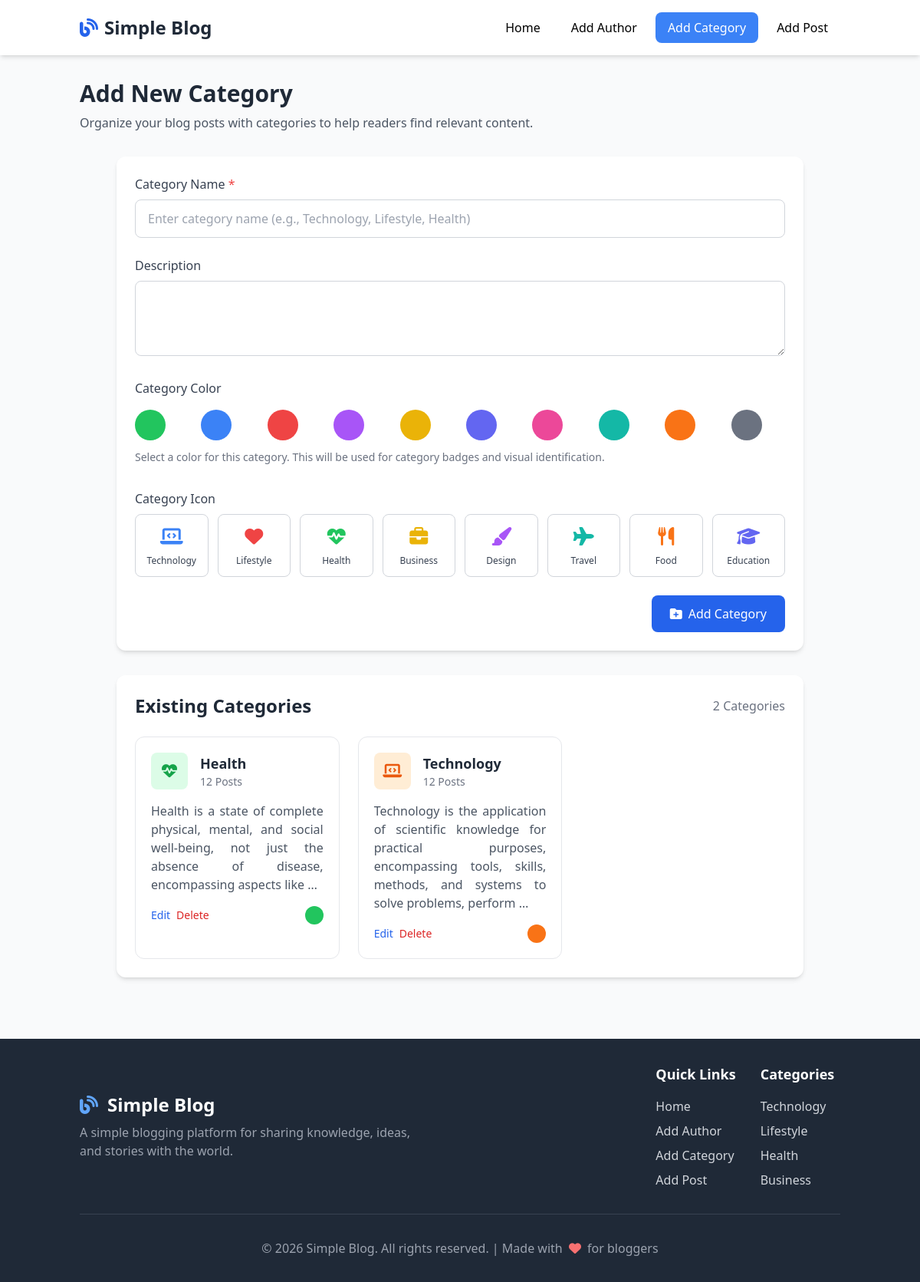
Screenshot of /add_category/ with the database file from the repository.
### blog/models.py (models this page shows, shortened)
class Category(models.Model):
    category_name = models.CharField(max_length=100)
    description = models.TextField(blank=True)
    color = models.CharField(default="blue", max_length=50)
    icon = models.CharField(default="fa-icons", max_length=50)

### blog/views.py (the view)
# urls.py: path("add_category/",views.add_category,name="add_category"),
def add_category(request):
    categories = Category.objects.all()
    total = categories.count()
    context = {
        "categories":categories,
        "total":total
    }
    if(request.method == 'POST'):
        form = categoryForm(request.POST)
        if form.is_valid():
            form.save()
            return redirect('add_category')
    else:
        form = categoryForm()
    return render(request,"add-category.html",context=context)

### templates/add-category.html (shortened to what this page needs)
{% extends "base.html" %}
{% block content %}
    <div class="container mx-auto px-4 py-8">
        <div class="mb-8">
            <h1 class="text-3xl font-bold text-gray-800 mb-2">{% if cat %}Edit Categories {% else %}Add New Category {% endif %} </h1>
            <p class="text-gray-600">Organize your blog posts with categories to help readers find relevant content.</p>
        </div>
        <div class="max-w-4xl mx-auto">
            <div class="bg-white rounded-xl shadow-md p-6 mb-8">
                <form method="POST" action="{% if cat %}{% url 'edit_category' cat.id %}{% else %}{% url 'add_category' %}{% endif %}">
                    <div class="mb-6">
                        <label for="category-name" class="block text-gray-700 font-medium mb-2">
                            Category Name <span class="text-red-500">*</span>
                        </label>
                        <input type="text" id="category-name"
                               class="w-full px-4 py-3 border border-gray-300 rounded-lg focus:ring-2 focus:ring-blue-500 focus:border-blue-500 outline-none transition"
                               placeholder="Enter category name (e.g., Technology, Lifestyle, Health)"
                               name="category_name"
                               value="{{ cat.category_name|default:'' }}"
                               required>
                    </div>
                    <div class="mb-6">
                        <label for="category-description" class="block text-gray-700 font-medium mb-2">Description</label>
                        <textarea id="category-description" rows="3"
                                  class="w-full px-4 py-3 border border-gray-300 rounded-lg focus:ring-2 focus:ring-blue-500 focus:border-blue-500 outline-none transition"
                                  placeholder="Describe this category..." name="description">{{ cat.description|default:'' }} </textarea>
                    </div>
                    <div class="mb-8">
                        <label class="block text-gray-700 font-medium mb-4">Category Color</label>
                        <div class="grid grid-cols-5 md:grid-cols-10 gap-4" id="color-container">
                            <div class="color-option bg-green-500 {% if cat.color == 'green' %} ring-4 ring-offset-2 ring-green-400  {% endif %}" onclick="selectColor(this,'green')"></div>
                            <div class="color-option bg-blue-500 {% if cat.color == 'blue' %} ring-4 ring-offset-2 ring-blue-400 {% endif %}" onclick="selectColor(this,'blue')"></div>
                            <div class="color-option bg-red-500 {% if cat.color == 'red' %} ring-4 ring-offset-2 ring-red-40 {% endif %}" onclick="selectColor(this,'red')"></div>
                            <div class="color-option bg-purple-500 {% if cat.color == 'purple' %} ring-4 ring-offset-2 ring-purple-400 {% endif %}" onclick="selectColor(this,'purple')"></div>
                            <div class="color-option bg-yellow-500 {% if cat.color == 'yellow' %} ring-4 ring-offset-2 ring-yellow-400 {% endif %}" onclick="selectColor(this,'yellow')"></div>
                            <div class="color-option bg-indigo-500 {% if cat.color == 'indigo' %}ring-4 ring-offset-2 ring-indigo-400  {% endif %}" onclick="selectColor(this,'indigo')"></div>
                            <div class="color-option bg-pink-500 {% if cat.color == 'pink' %} ring-4 ring-offset-2 ring-pink-400 {% endif %}" onclick="selectColor(this,'pink')"></div>
                            <div class="color-option bg-teal-500 {% if cat.color == 'teal' %} ring-4 ring-offset-2 ring-teal-400 {% endif %}" onclick="selectColor(this,'teal')"></div>
                            <div class="color-option bg-orange-500 {% if cat.color == 'orange' %} ring-4 ring-offset-2 ring-orange-400 {% endif %}" onclick="selectColor(this,'orange')"></div>
                            <div class="color-option bg-gray-500 {% if cat.color == 'gray' %} ring-4 ring-offset-2 ring-gray-400 {% endif %}" onclick="selectColor(this,'gray')"></div>
                        </div>
                        <p class="text-gray-500 text-sm mt-3">Select a color for this category. This will be used for category badges and visual identification.</p>
                    </div>
                    <div class="mb-6">
    <label for="category-icon" class="block text-gray-700 font-medium mb-2">Category Icon</label>
    {% with current_icon=cat.icon|default:"" %}
    <div class="grid grid-cols-4 md:grid-cols-8 gap-3 mb-4" id="icon-container">
        <label class="icon-option flex flex-col items-center p-3 border rounded-lg cursor-pointer hover:bg-gray-50 transition
               {% if current_icon == 'fa-laptop-code' %}bg-blue-50 border-blue-500 ring-2 ring-blue-200{% else %}border-gray-300{% endif %}"
               onclick="selectIcon(this)">
            <i class="fas fa-laptop-code text-blue-500 text-2xl mb-2"></i>
            <span class="text-xs text-gray-700">Technology</span>
        </label>
        <label class="icon-option flex flex-col items-center p-3 border rounded-lg cursor-pointer hover:bg-gray-50 transition
               {% if current_icon == 'fa-heart' %}bg-blue-50 border-blue-500 ring-2 ring-blue-200{% else %}border-gray-300{% endif %}"
               onclick="selectIcon(this)">
            <i class="fas fa-heart text-red-500 text-2xl mb-2"></i>
            <span class="text-xs text-gray-700">Lifestyle</span>
        </label>
        <label class="icon-option flex flex-col items-center p-3 border rounded-lg cursor-pointer hover:bg-gray-50 transition
               {% if current_icon == 'fa-heartbeat' %}bg-blue-50 border-blue-500 ring-2 ring-blue-200{% else %}border-gray-300{% endif %}"
               onclick="selectIcon(this)">
            <i class="fas fa-heartbeat text-green-500 text-2xl mb-2"></i>
            <span class="text-xs text-gray-700">Health</span>
        </label>
        <label class="icon-option flex flex-col items-center p-3 border rounded-lg cursor-pointer hover:bg-gray-50 transition
               {% if current_icon == 'fa-briefcase' %}bg-blue-50 border-blue-500 ring-2 ring-blue-200{% else %}border-gray-300{% endif %}"
               onclick="selectIcon(this)">
            <i class="fas fa-briefcase text-yellow-500 text-2xl mb-2"></i>
            <span class="text-xs text-gray-700">Business</span>
        </label>
        <label class="icon-option flex flex-col items-center p-3 border rounded-lg cursor-pointer hover:bg-gray-50 transition
               {% if current_icon == 'fa-paint-brush' %}bg-blue-50 border-blue-500 ring-2 ring-blue-200{% else %}border-gray-300{% endif %}"
               onclick="selectIcon(this)">
            <i class="fas fa-paint-brush text-purple-500 text-2xl mb-2"></i>
            <span class="text-xs text-gray-700">Design</span>
        </label>
        <label class="icon-option flex flex-col items-center p-3 border rounded-lg cursor-pointer hover:bg-gray-50 transition
               {% if current_icon == 'fa-plane' %}bg-blue-50 border-blue-500 ring-2 ring-blue-200{% else %}border-gray-300{% endif %}"
               onclick="selectIcon(this)">
            <i class="fas fa-plane text-teal-500 text-2xl mb-2"></i>
            <span class="text-xs text-gray-700">Travel</span>
        </label>
        <label class="icon-option flex flex-col items-center p-3 border rounded-lg cursor-pointer hover:bg-gray-50 transition
               {% if current_icon == 'fa-utensils' %}bg-blue-50 border-blue-500 ring-2 ring-blue-200{% else %}border-gray-300{% endif %}"
               onclick="selectIcon(this)">
            <i class="fas fa-utensils text-orange-500 text-2xl mb-2"></i>
            <span class="text-xs text-gray-700">Food</span>
        </label>
        <label class="icon-option flex flex-col items-center p-3 border rounded-lg cursor-pointer hover:bg-gray-50 transition
               {% if current_icon == 'fa-graduation-cap' %}bg-blue-50 border-blue-500 ring-2 ring-blue-200{% else %}border-gray-300{% endif %}"
               onclick="selectIcon(this)">
            <i class="fas fa-graduation-cap text-indigo-500 text-2xl mb-2"></i>
            <span class="text-xs text-gray-700">Education</span>
        </label>
    </div>
    {% endwith %}
</div>
                    <div class="flex justify-end space-x-4">
                        <button type="submit" class="px-6 py-3 bg-blue-600 text-white font-medium rounded-lg hover:bg-blue-700 transition flex items-center">
                            <i class="fas fa-folder-plus mr-2"></i> {% if cat %}Edit {% else %} Add{% endif %} Category
                        </button>
                    </div>
                </form>
            </div>
            <div class="bg-white rounded-xl shadow-md p-6">
                <div class="flex justify-between items-center mb-6">
                    <h2 class="text-2xl font-bold text-gray-800">Existing Categories</h2>
                    <div class="text-gray-500">
                        <span class="font-medium">{{total}}</span> Categories
                    </div>
                </div>
                <div class="grid grid-cols-1 md:grid-cols-2 lg:grid-cols-3 gap-6">
                    {% for category in  categories %}
                    <div class="category-badge bg-white border border-gray-200 rounded-xl p-5 hover:shadow-md transition">
                        <div class="flex items-start justify-between mb-4">
                            <div class="flex items-center">
                                <div class="w-12 h-12 rounded-lg bg-{{category.color}}-100 flex items-center justify-center mr-4">
                                    <i class="fas {{category.icon}} text-{{category.color}}-600 text-xl"></i>
                                </div>
                                <div>
                                    <h3 class="font-bold text-gray-800 text-lg">{{category.category_name}}</h3>
                                    <p class="text-gray-500 text-sm">12 Posts</p>
                                </div>
                            </div>
                        </div>
                        <p class="text-gray-600 mb-4 text-justify">{{category.description | truncatewords:"20"}}</p>
                        <div class="flex justify-between items-center">
                            <div class="flex space-x-2">
                                <a href="{% url "edit_category" category.id %}" class="text-blue-600 hover:text-blue-800 text-sm font-medium">Edit</a>
                                <a  href="{% url "delete_category" category.id %}" class="text-red-600 hover:text-red-800 text-sm font-medium">Delete</a>
                            </div>
                            <div class="w-6 h-6 rounded-full bg-{{category.color}}-500"></div>
                        </div>
                    </div>
                    {% endfor %}
                </div>
            </div>
        </div>
    </div>
{% endblock content %}

### templates/base.html (style rules this page uses)
.color-option { width: 40px; height: 40px; border-radius: 50%; cursor: pointer; border: 3px solid transparent; transition: all 0.2s; }
.category-badge { transition: transform 0.2s; }

### rows the page displays
Category: category_name "Health", description "Health is a state of complete physical, mental, and social well-being, not just the absence of disease, encompassing aspects like …"
Category: category_name "Technology", description "Technology is the application of scientific knowledge for practical purposes, encompassing tools, skills, methods, and systems to solve problems, perform …"

### other values shown
{{ total }} "2"
